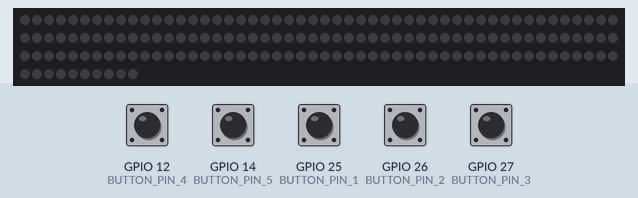
Bench run of a sketch on a simulated ESP32. Parts: 160 RGB LEDs in strip order, left to right, continuing on the next row. Inputs (shaded band) come from the test bench; at power-on: GPIO 12 (BUTTON_PIN_4), GPIO 14 (BUTTON_PIN_5), GPIO 25 (BUTTON_PIN_1), GPIO 26 (BUTTON_PIN_2), GPIO 27 (BUTTON_PIN_3) HIGH. Dim RGB values are drawn brighter than linear.

Above: at 1.2 s.
1.3 s: GPIO 26 (BUTTON_PIN_2) pulled LOW for 0.15 s
At 1.46 s:
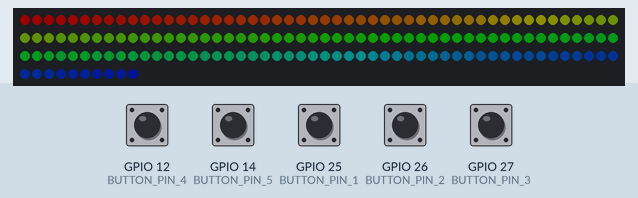
4.6 s: GPIO 25 (BUTTON_PIN_1) pulsed LOW 5 times (0.12 s each, 0.3 s apart)
At 7.8 s:
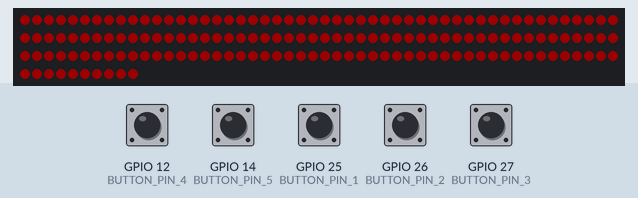
8.0 s: GPIO 12 (BUTTON_PIN_4) pulled LOW for 0.15 s
At 8.46 s:
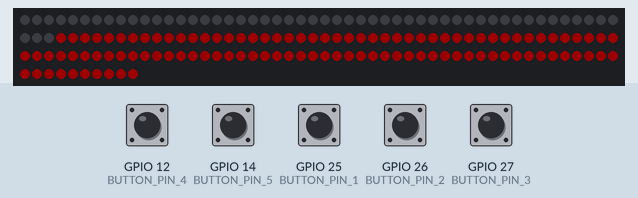
Timing chart, 0 to 11.0 s (numbered marks = the images above; inputs shaded):
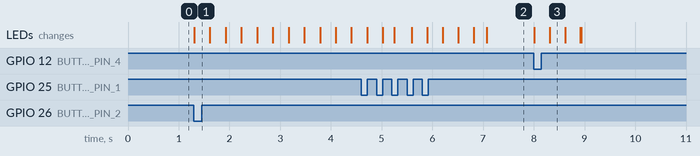

Measured:
- after the input at 1.3 s, the LEDs: change at once (image 1)
- after the input at 8.0 s, the LEDs: first change at once (image 3 shows a later state)

The sketch:

CyberjacketCode.ino
```cpp
#include <Adafruit_NeoPixel.h>

#define LED_PIN 23
#define NUM_LEDS 160
#define DELAY_MS 10

Adafruit_NeoPixel strip = Adafruit_NeoPixel(NUM_LEDS, LED_PIN, NEO_GRB + NEO_KHZ800);

#define BUTTON_PIN_1 25
#define BUTTON_PIN_2 26
#define BUTTON_PIN_3 27
#define BUTTON_PIN_4 12 //BROKEN
#define BUTTON_PIN_5 14

volatile bool buttonPressed = false;
uint8_t brightness = 28; // Initial brightness, change as needed

void handleButtonPress() {
  buttonPressed = true;
}

void setup() {
  strip.begin();
  strip.show(); // Initialize all pixels to 'off'

  pinMode(BUTTON_PIN_1, INPUT_PULLUP);
  pinMode(BUTTON_PIN_2, INPUT_PULLUP);
  pinMode(BUTTON_PIN_3, INPUT_PULLUP);
  pinMode(BUTTON_PIN_4, INPUT_PULLUP);
  pinMode(BUTTON_PIN_5, INPUT_PULLUP);

  attachInterrupt(digitalPinToInterrupt(BUTTON_PIN_1), handleButtonPress, FALLING);
  attachInterrupt(digitalPinToInterrupt(BUTTON_PIN_2), handleButtonPress, FALLING);
  attachInterrupt(digitalPinToInterrupt(BUTTON_PIN_3), handleButtonPress, FALLING);
  attachInterrupt(digitalPinToInterrupt(BUTTON_PIN_4), handleButtonPress, FALLING);
  attachInterrupt(digitalPinToInterrupt(BUTTON_PIN_5), handleButtonPress, FALLING);
}

void loop() {
  if (buttonPressed) {

    strip.setBrightness(brightness);

    if (digitalRead(BUTTON_PIN_1) == LOW) {
      colorWipe(strip.Color(255, 0, 0), 5); // Red

    } else if (digitalRead(BUTTON_PIN_2) == LOW) {
      rainbow(10);

    } else if (digitalRead(BUTTON_PIN_3) == LOW) {
      bisexualPrideEffect();

    } else if (digitalRead(BUTTON_PIN_5) == LOW) {
      colorWipe(strip.Color(0, 255, 255), 5); // Cyan

    } else {
      colorWipe(strip.Color(0, 0, 0), 1); // Black
    }

    strip.show();

    buttonPressed = false;
  }
}

// Fill the dots one after the other with a color
void colorWipe(uint32_t color, int wait) {
  for (int i = 0; i < strip.numPixels(); i++) {
    strip.setPixelColor(i, color);
    strip.show();
    delay(wait);
  }
}

void rainbow(uint8_t wait) {
  uint16_t i, j;

  for(j = 0; j < 256; j++) {
    for(i=0; i<strip.numPixels(); i++) {
      strip.setPixelColor(i, Wheel((i+j) & 255));
    }
    strip.show();
    delay(wait);
  }
}

// Input a value 0 to 255 to get a color value.
// The colours are a transition r - g - b - back to r.
uint32_t Wheel(byte WheelPos) {
  WheelPos = 255 - WheelPos;
  if(WheelPos < 85) {
    return strip.Color(255 - WheelPos * 3, 0, WheelPos * 3);
  }
  if(WheelPos < 170) {
    WheelPos -= 85;
    return strip.Color(0, WheelPos * 3, 255 - WheelPos * 3);
  }
  WheelPos -= 170;
  return strip.Color(WheelPos * 3, 255 - WheelPos * 3, 0);
}

void bisexualPrideEffect() {
  int numPixels = strip.numPixels();

  // Pink (first third of the strip)
  for (int i = 0; i < numPixels / 3; i++) {
    strip.setPixelColor(i, strip.Color(255, 105, 180)); // Pink
  }

  // Purple (second third of the strip)
  for (int i = numPixels / 3; i < (2 * numPixels) / 3; i++) {
    strip.setPixelColor(i, strip.Color(138, 43, 226)); // Purple
  }

  // Blue (last third of the strip)
  for (int i = (2 * numPixels) / 3; i < numPixels; i++) {
    strip.setPixelColor(i, strip.Color(0, 0, 255)); // Blue
  }

  strip.show();
  delay(DELAY_MS);

  // Shift the colors to create a dynamic effect
  uint32_t lastColor = strip.getPixelColor(numPixels - 1);
  for (int i = numPixels - 1; i > 0; i--) {
    strip.setPixelColor(i, strip.getPixelColor(i - 1));
  }
  strip.setPixelColor(0, lastColor);

  strip.show();
  delay(DELAY_MS);
}
```
